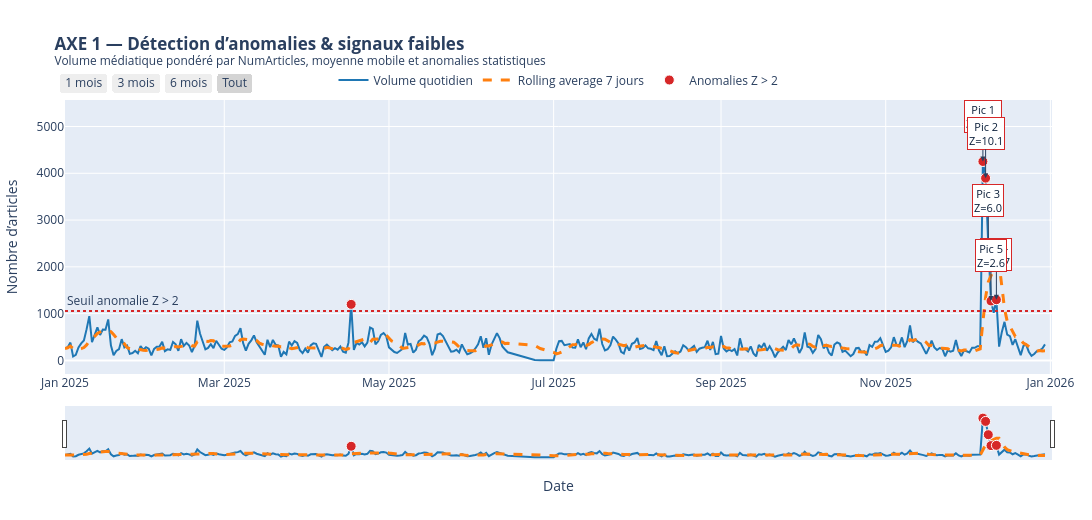

The notebook cell this image was saved under:
### Code cell
# ============================================================
# AXE 1 — Détection d'anomalies & signaux faibles
# ============================================================

daily = (
    df.groupby("date")
    .agg(
        volume_articles=("NumArticles", "sum"),
        nb_events=("date", "size"),
        avg_tone=("AvgTone", "mean"),
        avg_goldstein=("GoldsteinScale", "mean")
    )
    .reset_index()
)

# Moyenne mobile 7 jours
daily["rolling_7j"] = daily["volume_articles"].rolling(window=7, min_periods=1).mean()

# Z-score
daily_mean = daily["volume_articles"].mean()
daily_std = daily["volume_articles"].std()

daily["z_score"] = (daily["volume_articles"] - daily_mean) / daily_std

# Seuil statistique
z_threshold = 2
volume_threshold = daily_mean + z_threshold * daily_std

anomalies = daily[daily["z_score"] > z_threshold].copy()

# On limite les annotations aux plus gros pics pour éviter surcharge
top_anomalies = anomalies.sort_values("volume_articles", ascending=False).head(5)

fig = go.Figure()

fig.add_trace(go.Scatter(
    x=daily["date"],
    y=daily["volume_articles"],
    mode="lines",
    name="Volume quotidien",
    line=dict(color=COLORS["blue"], width=2),
    hovertemplate="<b>Date</b>: %{x}<br><b>Articles</b>: %{y}<extra></extra>"
))

fig.add_trace(go.Scatter(
    x=daily["date"],
    y=daily["rolling_7j"],
    mode="lines",
    name="Rolling average 7 jours",
    line=dict(color=COLORS["orange"], width=3, dash="dash"),
    hovertemplate="<b>Date</b>: %{x}<br><b>Moyenne mobile</b>: %{y:.0f}<extra></extra>"
))

fig.add_trace(go.Scatter(
    x=anomalies["date"],
    y=anomalies["volume_articles"],
    mode="markers",
    name="Anomalies Z > 2",
    marker=dict(color=COLORS["red"], size=10, line=dict(color="white", width=1)),
    customdata=np.round(anomalies["z_score"], 2),
    hovertemplate="<b>Anomalie</b><br>Date: %{x}<br>Articles: %{y}<br>Z-score: %{customdata}<extra></extra>"
))

fig.add_hline(
    y=volume_threshold,
    line_dash="dot",
    line_color=COLORS["red"],
    annotation_text="Seuil anomalie Z > 2",
    annotation_position="top left"
)

for i, row in enumerate(top_anomalies.itertuples(), start=1):
    fig.add_annotation(
        x=row.date,
        y=row.volume_articles,
        text=f"Pic {i}<br>Z={row.z_score:.1f}",
        showarrow=True,
        arrowhead=2,
        ax=0,
        ay=-45,
        bgcolor="white",
        bordercolor=COLORS["red"],
        borderwidth=1,
        font=dict(size=11, color=COLORS["dark"])
    )

fig.update_layout(
    title="<b>AXE 1 — Détection d’anomalies & signaux faibles</b><br><sup>Volume médiatique pondéré par NumArticles, moyenne mobile et anomalies statistiques</sup>",
    xaxis_title="Date",
    yaxis_title="Nombre d’articles",
    hovermode="x unified",
    width=1200,
    height=520,
    legend=dict(
        orientation="h",
        yanchor="bottom",
        y=1.02,
        xanchor="center",
        x=0.5
    ),
    margin=dict(l=60, r=40, t=100, b=60),
    xaxis=dict(
        rangeslider=dict(visible=True),
        rangeselector=dict(
            buttons=list([
                dict(count=1, label="1 mois", step="month", stepmode="backward"),
                dict(count=3, label="3 mois", step="month", stepmode="backward"),
                dict(count=6, label="6 mois", step="month", stepmode="backward"),
                dict(step="all", label="Tout")
            ])
        )
    )
)

fig.show()

print("Insight Axe 1 :")
print(
    "Les pics rouges correspondent aux jours où le volume médiatique dépasse significativement "
    "son niveau normal. La rolling average permet de détecter une montée progressive avant certains pics, "
    "ce qui correspond à des signaux faibles utiles pour l’anticipation."
)

### Figure 1 — Plotly figure (JSON) as saved in the notebook; plotly's stock layout.template omitted (floating-point values rounded to 4 significant figures; data arrays with more than 128 entries replaced by an {"elided": "..."} marker saying what was removed)
{"data": [{"hovertemplate": "<b>Date</b>: %{x}<br><b>Articles</b>: %{y}<extra></extra>", "line": {"color": "#1F77B4", "width": 2}, "mode": "lines", "name": "Volume quotidien", "type": "scatter", "x": {"elided": "350 str values"}, "y": {"elided": "350 int values"}}, {"hovertemplate": "<b>Date</b>: %{x}<br><b>Moyenne mobile</b>: %{y:.0f}<extra></extra>", "line": {"color": "#FF7F0E", "dash": "dash", "width": 3}, "mode": "lines", "name": "Rolling average 7 jours", "type": "scatter", "x": {"elided": "350 str values"}, "y": {"elided": "350 float values"}}, {"customdata": [2.41, 11.08, 10.07, 5.98, 2.61, 2.69], "hovertemplate": "<b>Anomalie</b><br>Date: %{x}<br>Articles: %{y}<br>Z-score: %{customdata}<extra></extra>", "marker": {"color": "#D62728", "line": {"color": "white", "width": 1}, "size": 10}, "mode": "markers", "name": "Anomalies Z > 2", "type": "scatter", "x": ["2025-04-17T00:00:00", "2025-12-07T00:00:00", "2025-12-08T00:00:00", "2025-12-09T00:00:00", "2025-12-10T00:00:00", "2025-12-12T00:00:00"], "y": [1198, 4252, 3896, 2455, 1270, 1297]}], "layout": {"annotations": [{"showarrow": false, "text": "Seuil anomalie Z > 2", "x": 0, "xanchor": "left", "xref": "x domain", "y": 1053.0, "yanchor": "bottom", "yref": "y"}, {"arrowhead": 2, "ax": 0, "ay": -45, "bgcolor": "white", "bordercolor": "#D62728", "borderwidth": 1, "font": {"color": "#0B1F3A", "size": 11}, "showarrow": true, "text": "Pic 1<br>Z=11.1", "x": "2025-12-07T00:00:00", "y": 4252}, {"arrowhead": 2, "ax": 0, "ay": -45, "bgcolor": "white", "bordercolor": "#D62728", "borderwidth": 1, "font": {"color": "#0B1F3A", "size": 11}, "showarrow": true, "text": "Pic 2<br>Z=10.1", "x": "2025-12-08T00:00:00", "y": 3896}, {"arrowhead": 2, "ax": 0, "ay": -45, "bgcolor": "white", "bordercolor": "#D62728", "borderwidth": 1, "font": {"color": "#0B1F3A", "size": 11}, "showarrow": true, "text": "Pic 3<br>Z=6.0", "x": "2025-12-09T00:00:00", "y": 2455}, {"arrowhead": 2, "ax": 0, "ay": -45, "bgcolor": "white", "bordercolor": "#D62728", "borderwidth": 1, "font": {"color": "#0B1F3A", "size": 11}, "showarrow": true, "text": "Pic 4<br>Z=2.7", "x": "2025-12-12T00:00:00", "y": 1297}, {"arrowhead": 2, "ax": 0, "ay": -45, "bgcolor": "white", "bordercolor": "#D62728", "borderwidth": 1, "font": {"color": "#0B1F3A", "size": 11}, "showarrow": true, "text": "Pic 5<br>Z=2.6", "x": "2025-12-10T00:00:00", "y": 1270}], "height": 520, "hovermode": "x unified", "legend": {"orientation": "h", "x": 0.5, "xanchor": "center", "y": 1.02, "yanchor": "bottom"}, "margin": {"b": 60, "l": 60, "r": 40, "t": 100}, "shapes": [{"line": {"color": "#D62728", "dash": "dot"}, "type": "line", "x0": 0, "x1": 1, "xref": "x domain", "y0": 1053.0, "y1": 1053.0, "yref": "y"}], "title": {"text": "<b>AXE 1 — Détection d’anomalies & signaux faibles</b><br><sup>Volume médiatique pondéré par NumArticles, moyenne mobile et anomalies statistiques</sup>"}, "width": 1200, "xaxis": {"autorange": true, "range": ["2025-01-01", "2026-01-01 08:37:03.2265"], "rangeselector": {"buttons": [{"count": 1, "label": "1 mois", "step": "month", "stepmode": "backward"}, {"count": 3, "label": "3 mois", "step": "month", "stepmode": "backward"}, {"count": 6, "label": "6 mois", "step": "month", "stepmode": "backward"}, {"label": "Tout", "step": "all"}]}, "rangeslider": {"autorange": true, "range": ["2025-01-01", "2026-01-01 08:37:03.2265"], "visible": true, "yaxis": {"_template": null, "rangemode": "match"}}, "title": {"text": "Date"}, "type": "date"}, "yaxis": {"autorange": true, "range": [-289.8, 5547.0], "title": {"text": "Nombre d’articles"}, "type": "linear"}}}
